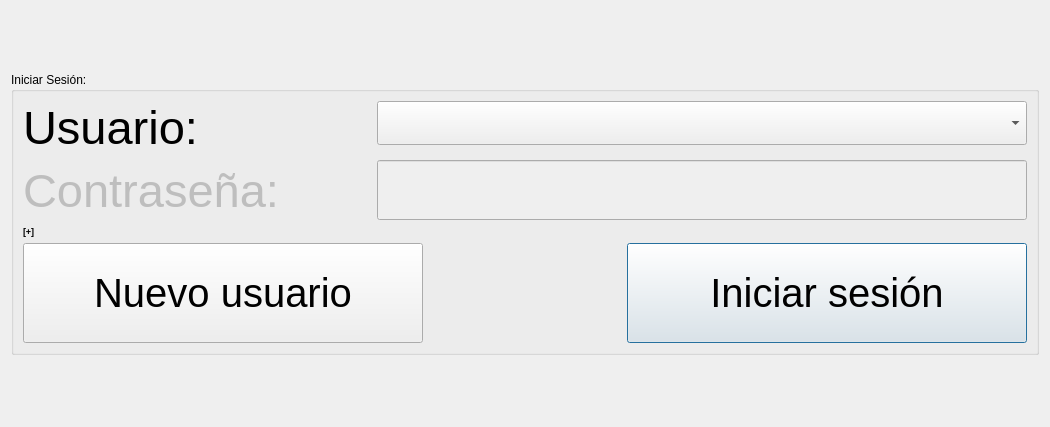
<?xml version="1.0" encoding="UTF-8"?>
<ui version="4.0">
 <class>Form</class>
 <widget class="QWidget" name="Form">
  <property name="geometry">
   <rect>
    <x>0</x>
    <y>0</y>
    <width>1050</width>
    <height>427</height>
   </rect>
  </property>
  <property name="windowTitle">
   <string>login_window</string>
  </property>
  <layout class="QVBoxLayout" name="verticalLayout">
   <item>
    <spacer name="verticalSpacer">
     <property name="orientation">
      <enum>Qt::Vertical</enum>
     </property>
     <property name="sizeHint" stdset="0">
      <size>
       <width>20</width>
       <height>40</height>
      </size>
     </property>
    </spacer>
   </item>
   <item>
    <widget class="QGroupBox" name="groupBox">
     <property name="title">
      <string>Iniciar Sesión:</string>
     </property>
     <layout class="QVBoxLayout" name="verticalLayout_2" stretch="49,1,50">
      <item>
       <layout class="QFormLayout" name="formLayout">
        <property name="fieldGrowthPolicy">
         <enum>QFormLayout::AllNonFixedFieldsGrow</enum>
        </property>
        <item row="0" column="0">
         <widget class="QLabel" name="username_label">
          <property name="font">
           <font>
            <pointsize>35</pointsize>
           </font>
          </property>
          <property name="text">
           <string>Usuario:</string>
          </property>
         </widget>
        </item>
        <item row="1" column="0">
         <widget class="QLabel" name="password_label">
          <property name="enabled">
           <bool>false</bool>
          </property>
          <property name="font">
           <font>
            <pointsize>35</pointsize>
           </font>
          </property>
          <property name="text">
           <string>Contraseña:       </string>
          </property>
         </widget>
        </item>
        <item row="1" column="1">
         <widget class="QLineEdit" name="password_lineedit">
          <property name="enabled">
           <bool>false</bool>
          </property>
          <property name="minimumSize">
           <size>
            <width>0</width>
            <height>60</height>
           </size>
          </property>
          <property name="font">
           <font>
            <pointsize>24</pointsize>
           </font>
          </property>
          <property name="echoMode">
           <enum>QLineEdit::Password</enum>
          </property>
         </widget>
        </item>
        <item row="0" column="1">
         <widget class="QComboBox" name="username_lineedit">
          <property name="font">
           <font>
            <pointsize>24</pointsize>
           </font>
          </property>
         </widget>
        </item>
       </layout>
      </item>
      <item>
       <widget class="QLabel" name="login_status">
        <property name="font">
         <font>
          <pointsize>7</pointsize>
          <weight>75</weight>
          <bold>true</bold>
         </font>
        </property>
        <property name="text">
         <string>[+]</string>
        </property>
       </widget>
      </item>
      <item>
       <layout class="QHBoxLayout" name="horizontalLayout_2">
        <item>
         <widget class="QPushButton" name="newuser_button_2">
          <property name="enabled">
           <bool>true</bool>
          </property>
          <property name="minimumSize">
           <size>
            <width>400</width>
            <height>100</height>
           </size>
          </property>
          <property name="font">
           <font>
            <pointsize>30</pointsize>
           </font>
          </property>
          <property name="text">
           <string>Nuevo usuario</string>
          </property>
         </widget>
        </item>
        <item>
         <spacer name="horizontalSpacer">
          <property name="orientation">
           <enum>Qt::Horizontal</enum>
          </property>
          <property name="sizeHint" stdset="0">
           <size>
            <width>40</width>
            <height>20</height>
           </size>
          </property>
         </spacer>
        </item>
        <item>
         <widget class="QPushButton" name="login_button_2">
          <property name="minimumSize">
           <size>
            <width>400</width>
            <height>100</height>
           </size>
          </property>
          <property name="font">
           <font>
            <pointsize>30</pointsize>
           </font>
          </property>
          <property name="text">
           <string>Iniciar sesión</string>
          </property>
          <property name="autoDefault">
           <bool>true</bool>
          </property>
          <property name="default">
           <bool>true</bool>
          </property>
         </widget>
        </item>
       </layout>
      </item>
     </layout>
    </widget>
   </item>
   <item>
    <spacer name="verticalSpacer_2">
     <property name="orientation">
      <enum>Qt::Vertical</enum>
     </property>
     <property name="sizeHint" stdset="0">
      <size>
       <width>20</width>
       <height>40</height>
      </size>
     </property>
    </spacer>
   </item>
  </layout>
 </widget>
 <resources/>
 <connections/>
</ui>
